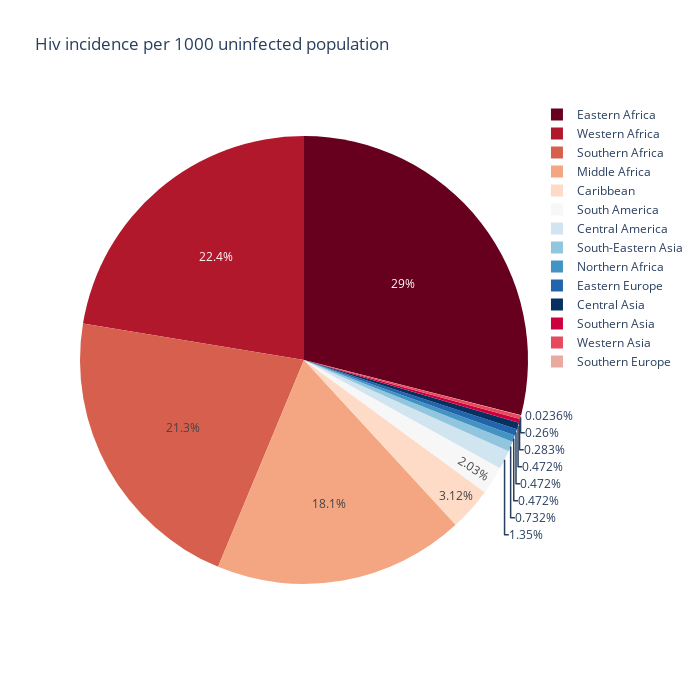

This figure's notebook cell:
### Markdown cell above
### _**HIV incidence average VISUALIZATION per region**_

### Code cell
# hiv incidence per 1000 uninfected population
hiv_incidence_df = pd.read_csv("hiv_incidence.csv", header=0, index_col="countries")

fig = px.pie(
    hiv_incidence_df, 
    values='children_0-14', 
    names='regions', 
    title='Hiv incidence per 1000 uninfected population', 
    width=700, 
    height=700,
    color_discrete_sequence=px.colors.sequential.RdBu
)

fig.show()

### Figure 1 — Plotly figure (JSON) as saved in the notebook; plotly's stock layout.template omitted (floating-point values rounded to 4 significant figures)
{"data": [{"domain": {"x": [0, 1], "y": [0, 1]}, "hovertemplate": "regions=%{label}<br>children_0-14=%{value}<extra></extra>", "labels": ["Southern Asia", "Northern Africa", "Middle Africa", "South America", "Western Asia", "Western Asia", "Western Africa", "South America", "Southern Africa", "Western Africa", "Eastern Africa", "South-Eastern Asia", "Middle Africa", "Middle Africa", "Middle Africa", "South America", "Middle Africa", "Central America", "Western Africa", "Caribbean", "Middle Africa", "Eastern Africa", "Caribbean", "South America", "Northern Africa", "Central America", "Middle Africa", "Eastern Africa", "Southern Africa", "Eastern Africa", "Middle Africa", "Western Africa", "Western Asia", "Western Africa", "Central America", "Western Africa", "Western Africa", "South America", "Caribbean", "Central America", "South-Eastern Asia", "Southern Asia", "Caribbean", "Central Asia", "Eastern Africa", "Central Asia", "South-Eastern Asia", "Southern Africa", "Western Africa", "Northern Africa", "Eastern Africa", "Eastern Africa", "South-Eastern Asia", "Western Africa", "Western Africa", "Eastern Africa", "Central America", "Northern Africa", "Eastern Africa", "Southern Africa", "Southern Asia", "Central America", "Western Africa", "Western Africa", "Southern Asia", "South America", "South America", "South-Eastern Asia", "Southern Europe", "Eastern Europe", "Eastern Africa", "Western Asia", "Western Africa", "Western Africa", "Eastern Africa", "Southern Africa", "Middle Africa", "Northern Africa", "South America", "Central Asia", "South-Eastern Asia", "Western Africa", "Northern Africa", "Eastern Africa", "Eastern Europe", "Eastern Africa", "South America", "Central Asia", "South America", "South-Eastern Asia", "Western Asia", "Eastern Africa", "Eastern Africa"], "legendgroup": "", "name": "", "showlegend": true, "type": "pie", "values": [0.02, 0.03, 0.9, 0.02, 0.02, 0.01, 0.35, 0.04, 0.83, 0.39, 0.46, 0.04, 1.1, null, 0.35, 0.04, 2.59, 0.19, 0.28, 0.03, 0.46, 0.37, 0.12, 0.07, 0.01, 0.11, null, 0.1, 2.53, 0.18, 0.79, 1.02, 0.05, 0.87, 0.14, 0.44, 1.58, 0.21, 0.76, 0.09, 0.13, 0.01, 0.41, 0.04, 0.76, 0.02, 0.07, 2.4, 0.39, 0.03, 0.14, 0.89, 0.01, 0.58, null, 0.17, 0.02, 0.02, 2.4, 1.14, 0.03, 0.02, 0.1, 0.65, 0.06, 0.04, 0.04, 0.01, 0.01, 0.13, 0.3, 0.01, 0.12, 1.73, 0.03, 2.14, 1.48, 0.1, 0.1, 0.12, 0.02, 0.99, 0.01, 0.75, 0.07, 1.09, 0.17, 0.02, 0.13, 0.03, 0.02, 2.5, 2.13]}], "layout": {"height": 700, "legend": {"tracegroupgap": 0}, "piecolorway": ["rgb(103,0,31)", "rgb(178,24,43)", "rgb(214,96,77)", "rgb(244,165,130)", "rgb(253,219,199)", "rgb(247,247,247)", "rgb(209,229,240)", "rgb(146,197,222)", "rgb(67,147,195)", "rgb(33,102,172)", "rgb(5,48,97)"], "title": {"text": "Hiv incidence per 1000 uninfected population"}, "width": 700}}
